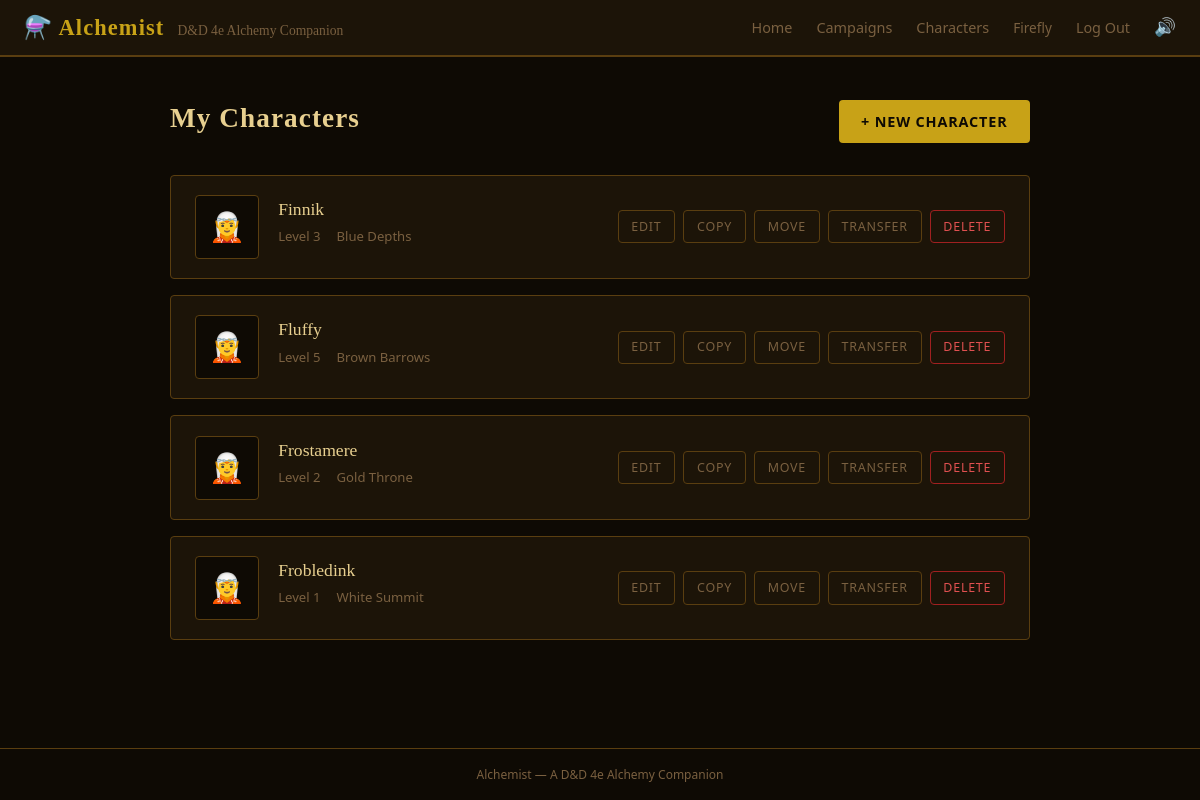
Screenshot of /characters/ (signed in) with the database file from the repository.
### characters/models.py (models this page shows, shortened)
class Character(models.Model):
    name = models.CharField(max_length=50, db_index=True)
    slug = models.SlugField(max_length=50, blank=True)
    campaign = models.ForeignKey("campaigns.Campaign", null=True, blank=True, on_delete=models.SET_NULL, related_name="characters")
    home_campaign = models.ForeignKey("campaigns.Campaign", null=True, blank=True, on_delete=models.SET_NULL, related_name="home_characters")
    owner = models.ForeignKey(settings.AUTH_USER_MODEL, on_delete=models.CASCADE, related_name="characters")
    level = models.PositiveSmallIntegerField(validators=[MinValueValidator(1), MaxValueValidator(50)], default=1)
    strength = models.PositiveSmallIntegerField(validators=[MinValueValidator(1), MaxValueValidator(50)], default=10)
    constitution = models.PositiveSmallIntegerField(validators=[MinValueValidator(1), MaxValueValidator(50)], default=10)
    dexterity = models.PositiveSmallIntegerField(validators=[MinValueValidator(1), MaxValueValidator(50)], default=10)
    intelligence = models.PositiveSmallIntegerField(validators=[MinValueValidator(1), MaxValueValidator(50)], default=10)
    wisdom = models.PositiveSmallIntegerField(validators=[MinValueValidator(1), MaxValueValidator(50)], default=10)
    charisma = models.PositiveSmallIntegerField(validators=[MinValueValidator(1), MaxValueValidator(50)], default=10)
    alchemy_bonus = models.PositiveSmallIntegerField(validators=[MinValueValidator(0), MaxValueValidator(50)], default=0)
    arcana_bonus = models.PositiveSmallIntegerField(validators=[MinValueValidator(0), MaxValueValidator(50)], default=0)
    dungeoneering_bonus = models.PositiveSmallIntegerField(validators=[MinValueValidator(0), MaxValueValidator(50)], default=0)
    history_bonus = models.PositiveSmallIntegerField(validators=[MinValueValidator(0), MaxValueValidator(50)], default=0)
    insight_bonus = models.PositiveSmallIntegerField(validators=[MinValueValidator(0), MaxValueValidator(50)], default=0)
    nature_bonus = models.PositiveSmallIntegerField(validators=[MinValueValidator(0), MaxValueValidator(50)], default=0)
    perception_bonus = models.PositiveSmallIntegerField(validators=[MinValueValidator(0), MaxValueValidator(50)], default=0)
    image = models.ImageField(upload_to="characters/", blank=True, null=True)
    is_locked = models.BooleanField(default=False)
    has_darkvision = models.BooleanField(default=False)
    has_lowlightvision = models.BooleanField(default=False)
    has_tremorsense = models.BooleanField(default=False)
    lab_minutes = models.PositiveIntegerField(default=0)
    lab_time_unlimited = models.BooleanField(default=False)
    created_at = models.DateTimeField(auto_now_add=True)
    updated_at = models.DateTimeField(auto_now=True)
    class Meta:
        constraints = [
            models.UniqueConstraint(
                fields=["name", "campaign"],
                condition=models.Q(campaign__isnull=False),
                name="unique_character_name_per_campaign",
            ),
            models.UniqueConstraint(
                fields=["campaign", "slug"],
                condition=models.Q(campaign__isnull=False),
                name="unique_slug_per_campaign",
            ),
            models.UniqueConstraint(
                fields=["owner", "slug"],
                condition=models.Q(campaign__isnull=True),
                name="unique_slug_no_campaign",
            ),
        ]

### campaigns/models.py (models this page shows, shortened)
class Campaign(models.Model):
    name = models.CharField(max_length=100, db_index=True)
    slug = models.SlugField(max_length=100, unique=True, blank=True)
    password = models.CharField(max_length=128, null=True, blank=True)  # Hashed; null = no password required.
    created_by = models.ForeignKey(settings.AUTH_USER_MODEL, on_delete=models.SET_NULL, related_name="created_campaigns", null=True)
    billing_owner = models.ForeignKey(settings.AUTH_USER_MODEL, on_delete=models.PROTECT, related_name="billing_campaigns")
    subscription = models.ForeignKey("accounts.Subscription", on_delete=models.PROTECT, related_name="campaigns", null=True, blank=True)
    created_at = models.DateTimeField(auto_now_add=True)
    updated_at = models.DateTimeField(auto_now=True)
    class Meta:
        ordering = ["-created_at"]
        constraints = [
            models.UniqueConstraint(fields=["billing_owner", "name"], name="unique_campaign_name_per_owner"),
        ]

### characters/views.py (the view)
# urls.py: path('', views.character_list, name='character_list'),
@login_required
def character_list(request):
    characters = (
        Character.objects
        .filter(owner=request.user)
        .select_related('campaign')
        .order_by('campaign__name', 'name')
    )
    return render(request, 'characters/character_list.html', {'characters': characters})

### templates/characters/character_list.html (shortened to what this page needs)
{% extends 'base.html' %}
{% block content %}
<div class="page-header">
    <h1>My Characters</h1>
    <div class="page-actions">
        <a href="{% url 'character_create' %}" class="btn btn-primary" style="width:auto;">+ New Character</a>
    </div>
</div>
<div class="campaign-list">
    {% if characters %}
        {% for c in characters %}
        <div class="character-card">
            {% if c.image %}
                <img src="{{ c.image.url }}" alt="{{ c.name }}" class="character-card-portrait">
            {% else %}
                <div class="character-card-portrait-placeholder">&#x1F9DD;</div>
            {% endif %}
            <div class="character-card-info">
                <div class="character-card-name">
                    {{ c.name }}
                </div>
                <div class="character-card-meta">
                    <span>Level {{ c.level }}</span>
                    {% if c.campaign %}
                        <span>{{ c.campaign.name }}</span>
                    {% else %}
                        <span>No Campaign</span>
                    {% endif %}
                </div>
            </div>
            <div class="character-card-actions">
                {% if not c.is_locked or not c.campaign %}
                    <a href="{% url 'character_edit' c.pk %}" class="btn btn-ghost btn-sm">Edit</a>
                {% endif %}
                <a href="{% url 'character_copy' c.pk %}" class="btn btn-ghost btn-sm">Copy</a>
                <a href="{% url 'character_move' c.pk %}" class="btn btn-ghost btn-sm">Move</a>
                <a href="{% url 'character_transfer' c.pk %}" class="btn btn-ghost btn-sm">Transfer</a>
                <a href="{% url 'character_delete' c.pk %}" class="btn btn-danger btn-sm">Delete</a>
            </div>
        </div>
        {% endfor %}
    {% else %}
        <p class="search-empty">
            You have no characters yet.<br>
            <a href="{% url 'character_create' %}">Create your first character.</a>
        </p>
    {% endif %}
</div>
{% endblock %}

### templates/base.html (shortened to what this page needs)
{% load static %}
<!DOCTYPE html>
<html lang="en">
<head>
    <link rel="stylesheet" href="{% static 'css/main.css' %}">
</head>
<body>
    <nav class="navbar">
        <span class="navbar-brand">
            &#x2697;&#xFE0F; Alchemist
            <span>D&D 4e Alchemy Companion</span>
        </span>
        <div class="navbar-links">
            {% if user.is_authenticated %}
                <a href="{% url 'home' %}">Home</a>
                <a href="{% url 'campaign_list' %}">Campaigns</a>
                <a href="{% url 'character_list' %}">Characters</a>
                <span class="navbar-user">{{ user.username }}</span>
                <a href="{% url 'logout' %}">Log Out</a>
            {% else %}
                <a href="{% url 'login' %}">Log In</a>
                <a href="{% url 'signup' %}">Sign Up</a>
            {% endif %}
            <div class="audio-widget">
                <button type="button" id="audio-settings-toggle" class="audio-toggle-btn"
                        aria-haspopup="true" aria-expanded="false" aria-label="Audio settings">&#x1F50A;</button>
            </div>
        </div>
    </nav>
    <main class="page-wrapper">
        {% block content %}{% endblock %}
    </main>
    <footer class="site-footer">
        Alchemist &mdash; A D&D 4e Alchemy Companion
    </footer>
</body>
</html>

### static/css/main.css (style rules this page uses)
:root { --bg: #0e0a04; --bg-panel: #1c1408; --bg-input: #130f05; --border: #5a3e10; --border-bright: #c8a217; --text: #d4bc8a; --text-muted: #7a6040; --text-heading: #e8d090; --gold: #c8a217; --gold-light: #f0cc44; --gold-dim: #8a6e10; --red: #a02020; --green: #2a5e2a; --font-serif: Georgia, 'Times New Roman', serif; --font-sans: 'Segoe UI', Tahoma, sans-serif; --radius: 4px; --transition: 0.2s ease; }
*, *::before, *::after { box-sizing: border-box; margin: 0; padding: 0; }
html, body { height: 100%; }
body { background-color: var(--bg); color: var(--text); font-family: var(--font-serif); font-size: 16px; line-height: 1.6; min-height: 100vh; display: flex; flex-direction: column; }
a { color: var(--gold); text-decoration: none; transition: color var(--transition); }
.navbar { background: var(--bg-panel); border-bottom: 2px solid var(--border); padding: 0.6rem 1.5rem; display: flex; align-items: center; justify-content: space-between; flex-shrink: 0; }
.navbar-brand { font-size: 1.4rem; letter-spacing: 0.05em; color: var(--gold); font-weight: bold; }
.navbar-brand span { color: var(--text-muted); font-size: 0.85rem; font-weight: normal; margin-left: 0.4rem; letter-spacing: normal; }
.navbar-links { display: flex; gap: 1.5rem; align-items: center; font-family: var(--font-sans); font-size: 0.9rem; }
.navbar-links a { color: var(--text-muted); }
.navbar-user { color: var(--text-muted); font-family: var(--font-sans); font-size: 0.85rem; }
.page-wrapper { flex: 1; display: flex; flex-direction: column; align-items: center; padding: 2.5rem 1rem; }
.btn { display: inline-block; font-family: var(--font-sans); font-size: 0.9rem; letter-spacing: 0.06em; text-transform: uppercase; padding: 0.6rem 1.4rem; border-radius: var(--radius); border: none; cursor: pointer; transition: background var(--transition), color var(--transition); text-align: center; }
.btn-primary { background: var(--gold); color: #0e0a04; font-weight: bold; width: 100%; }
.btn-ghost { background: transparent; color: var(--text-muted); border: 1px solid var(--border); }
.page-header { width: 100%; max-width: 860px; margin-bottom: 2rem; display: flex; align-items: baseline; justify-content: space-between; gap: 1rem; flex-wrap: wrap; }
.page-header h1 { font-size: 1.7rem; color: var(--text-heading); letter-spacing: 0.04em; }
.page-header .page-actions { display: flex; gap: 0.75rem; flex-wrap: wrap; }
.campaign-list { width: 100%; max-width: 860px; display: flex; flex-direction: column; gap: 1rem; }
.btn-danger { background: transparent; color: #e05050; border: 1px solid var(--red); font-family: var(--font-sans); font-size: 0.9rem; letter-spacing: 0.06em; text-transform: uppercase; padding: 0.6rem 1.4rem; border-radius: var(--radius); cursor: pointer; transition: background var(--transition), color var(--transition); }
.btn-sm { font-size: 0.78rem; padding: 0.35rem 0.8rem; }
.site-footer { text-align: center; padding: 1rem; font-family: var(--font-sans); font-size: 0.75rem; color: var(--text-muted); border-top: 1px solid var(--border); flex-shrink: 0; }
.character-card { background: var(--bg-panel); border: 1px solid var(--border); border-radius: var(--radius); padding: 1.2rem 1.5rem; display: flex; align-items: flex-start; gap: 1.2rem; flex-wrap: wrap; }
.character-card-portrait-placeholder { width: 64px; height: 64px; border-radius: var(--radius); border: 1px solid var(--border); background: var(--bg); display: flex; align-items: center; justify-content: center; font-size: 1.8rem; flex-shrink: 0; }
.character-card-info { flex: 1; min-width: 0; }
.character-card-name { font-size: 1.1rem; color: var(--text-heading); margin-bottom: 0.2rem; display: flex; align-items: center; gap: 0.5rem; }
.character-card-meta { font-family: var(--font-sans); font-size: 0.82rem; color: var(--text-muted); display: flex; gap: 1rem; flex-wrap: wrap; margin-bottom: 0.5rem; }
.character-card-actions { display: flex; gap: 0.5rem; flex-wrap: wrap; flex-shrink: 0; align-self: center; }
.audio-widget { position: relative; }
.audio-toggle-btn { background: transparent; border: none; cursor: pointer; font-size: 1.1rem; color: var(--text-muted); line-height: 1; }

### rows the page displays
Character: name "Finnik", level "3", campaign.name "Blue Depths", is_locked "EDIT"
Character: name "Fluffy", level "5", campaign.name "Brown Barrows", is_locked "EDIT"
Character: name "Frostamere", level "2", campaign.name "Gold Throne", is_locked "EDIT"
Character: name "Frobledink", level "1", campaign.name "White Summit", is_locked "EDIT"

### other values shown
{{ user.username }} "Firefly"
